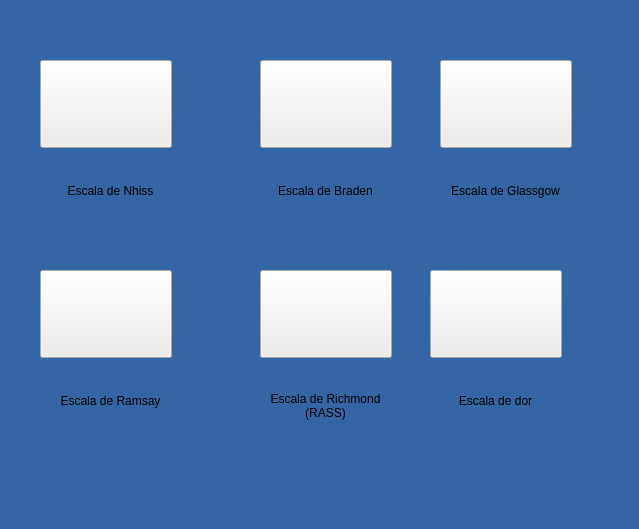
<?xml version="1.0" encoding="UTF-8"?>
<ui version="4.0">
 <class>menu_cadastro</class>
 <widget class="QWidget" name="menu_cadastro">
  <property name="windowModality">
   <enum>Qt::ApplicationModal</enum>
  </property>
  <property name="geometry">
   <rect>
    <x>0</x>
    <y>0</y>
    <width>639</width>
    <height>529</height>
   </rect>
  </property>
  <property name="sizePolicy">
   <sizepolicy hsizetype="Preferred" vsizetype="Preferred">
    <horstretch>0</horstretch>
    <verstretch>0</verstretch>
   </sizepolicy>
  </property>
  <property name="windowTitle">
   <string>Menu de Escalas</string>
  </property>
  <property name="layoutDirection">
   <enum>Qt::LeftToRight</enum>
  </property>
  <property name="styleSheet">
   <string notr="true">background-color: rgb(52, 101, 164);</string>
  </property>
  <property name="inputMethodHints">
   <set>Qt::ImhMultiLine</set>
  </property>
  <widget class="QLabel" name="label">
   <property name="geometry">
    <rect>
     <x>50</x>
     <y>170</y>
     <width>121</width>
     <height>41</height>
    </rect>
   </property>
   <property name="text">
    <string>Escala de Nhiss</string>
   </property>
   <property name="alignment">
    <set>Qt::AlignCenter</set>
   </property>
   <property name="wordWrap">
    <bool>true</bool>
   </property>
  </widget>
  <widget class="QLabel" name="label_2">
   <property name="geometry">
    <rect>
     <x>270</x>
     <y>170</y>
     <width>111</width>
     <height>41</height>
    </rect>
   </property>
   <property name="text">
    <string>Escala de Braden</string>
   </property>
   <property name="alignment">
    <set>Qt::AlignCenter</set>
   </property>
   <property name="wordWrap">
    <bool>true</bool>
   </property>
  </widget>
  <widget class="QPushButton" name="Btn_braden">
   <property name="geometry">
    <rect>
     <x>260</x>
     <y>60</y>
     <width>132</width>
     <height>88</height>
    </rect>
   </property>
   <property name="cursor">
    <cursorShape>PointingHandCursor</cursorShape>
   </property>
   <property name="toolTip">
    <string>Escala Braden</string>
   </property>
   <property name="styleSheet">
    <string notr="true">QPushButton:hover {   
    border: 20px solid yellow;
    background-color: yellow;
    border-radius: 45px;   
   
}
QPushButton{   
    background-color:rgb(238, 238, 236);
}</string>
   </property>
   <property name="text">
    <string/>
   </property>
   <property name="icon">
    <iconset>
     <normaloff>IMAGENS/escala de braden.png</normaloff>IMAGENS/escala de braden.png</iconset>
   </property>
   <property name="iconSize">
    <size>
     <width>140</width>
     <height>100</height>
    </size>
   </property>
  </widget>
  <widget class="QPushButton" name="Btn_nhiss">
   <property name="geometry">
    <rect>
     <x>40</x>
     <y>60</y>
     <width>132</width>
     <height>88</height>
    </rect>
   </property>
   <property name="cursor">
    <cursorShape>PointingHandCursor</cursorShape>
   </property>
   <property name="toolTip">
    <string>Escala Nhiss</string>
   </property>
   <property name="styleSheet">
    <string notr="true">QPushButton:hover {   
    border: 20px solid yellow;
    border-radius: 45px;   
   
}
QPushButton{   
    background-color:rgb(238, 238, 236);
}</string>
   </property>
   <property name="text">
    <string/>
   </property>
   <property name="icon">
    <iconset>
     <normaloff>IMAGENS/AVC.jpg</normaloff>IMAGENS/AVC.jpg</iconset>
   </property>
   <property name="iconSize">
    <size>
     <width>120</width>
     <height>100</height>
    </size>
   </property>
  </widget>
  <widget class="QLabel" name="label_3">
   <property name="geometry">
    <rect>
     <x>270</x>
     <y>360</y>
     <width>111</width>
     <height>91</height>
    </rect>
   </property>
   <property name="text">
    <string>Escala de Richmond (RASS)</string>
   </property>
   <property name="alignment">
    <set>Qt::AlignCenter</set>
   </property>
   <property name="wordWrap">
    <bool>true</bool>
   </property>
  </widget>
  <widget class="QPushButton" name="Btn_richmond">
   <property name="geometry">
    <rect>
     <x>260</x>
     <y>270</y>
     <width>132</width>
     <height>88</height>
    </rect>
   </property>
   <property name="cursor">
    <cursorShape>PointingHandCursor</cursorShape>
   </property>
   <property name="toolTip">
    <string>Escala Richmond (RASS)</string>
   </property>
   <property name="styleSheet">
    <string notr="true">QPushButton:hover {   
    border: 20px solid yellow;
    background-color: yellow;
    border-radius: 45px;   
   
}
QPushButton{   
    background-color:rgb(238, 238, 236);
}</string>
   </property>
   <property name="text">
    <string/>
   </property>
   <property name="icon">
    <iconset>
     <normaloff>IMAGENS/richmond.jpg</normaloff>IMAGENS/richmond.jpg</iconset>
   </property>
   <property name="iconSize">
    <size>
     <width>140</width>
     <height>100</height>
    </size>
   </property>
  </widget>
  <widget class="QLabel" name="label_4">
   <property name="geometry">
    <rect>
     <x>50</x>
     <y>380</y>
     <width>121</width>
     <height>41</height>
    </rect>
   </property>
   <property name="text">
    <string>Escala de Ramsay</string>
   </property>
   <property name="alignment">
    <set>Qt::AlignCenter</set>
   </property>
   <property name="wordWrap">
    <bool>true</bool>
   </property>
  </widget>
  <widget class="QPushButton" name="Btn_ramsay">
   <property name="geometry">
    <rect>
     <x>40</x>
     <y>270</y>
     <width>132</width>
     <height>88</height>
    </rect>
   </property>
   <property name="cursor">
    <cursorShape>PointingHandCursor</cursorShape>
   </property>
   <property name="toolTip">
    <string>Escala de Ramsay</string>
   </property>
   <property name="styleSheet">
    <string notr="true">QPushButton:hover {   
    border: 20px solid yellow;
    border-radius: 45px;   
   
}
QPushButton{   
    background-color:rgb(238, 238, 236);
}</string>
   </property>
   <property name="text">
    <string/>
   </property>
   <property name="icon">
    <iconset>
     <normaloff>IMAGENS/ramsay.jpeg</normaloff>IMAGENS/ramsay.jpeg</iconset>
   </property>
   <property name="iconSize">
    <size>
     <width>120</width>
     <height>100</height>
    </size>
   </property>
  </widget>
  <widget class="QLabel" name="label_5">
   <property name="geometry">
    <rect>
     <x>450</x>
     <y>170</y>
     <width>111</width>
     <height>41</height>
    </rect>
   </property>
   <property name="text">
    <string>Escala de Glassgow</string>
   </property>
   <property name="alignment">
    <set>Qt::AlignCenter</set>
   </property>
   <property name="wordWrap">
    <bool>true</bool>
   </property>
  </widget>
  <widget class="QPushButton" name="Btn_glassgow">
   <property name="geometry">
    <rect>
     <x>440</x>
     <y>60</y>
     <width>132</width>
     <height>88</height>
    </rect>
   </property>
   <property name="cursor">
    <cursorShape>PointingHandCursor</cursorShape>
   </property>
   <property name="toolTip">
    <string>Escala de Glassgow</string>
   </property>
   <property name="styleSheet">
    <string notr="true">QPushButton:hover {   
    border: 20px solid yellow;
    background-color: yellow;
    border-radius: 45px;   
   
}
QPushButton{   
    background-color:rgb(238, 238, 236);
}</string>
   </property>
   <property name="text">
    <string/>
   </property>
   <property name="icon">
    <iconset>
     <normaloff>IMAGENS/glassgow.jpg</normaloff>IMAGENS/glassgow.jpg</iconset>
   </property>
   <property name="iconSize">
    <size>
     <width>140</width>
     <height>100</height>
    </size>
   </property>
  </widget>
  <widget class="QPushButton" name="Btn_dor">
   <property name="geometry">
    <rect>
     <x>430</x>
     <y>270</y>
     <width>132</width>
     <height>88</height>
    </rect>
   </property>
   <property name="cursor">
    <cursorShape>PointingHandCursor</cursorShape>
   </property>
   <property name="toolTip">
    <string>Escala de Dor</string>
   </property>
   <property name="styleSheet">
    <string notr="true">QPushButton:hover {   
    border: 20px solid yellow;
    background-color: yellow;
    border-radius: 45px;   
   
}
QPushButton{   
    background-color:rgb(238, 238, 236);
}</string>
   </property>
   <property name="text">
    <string/>
   </property>
   <property name="icon">
    <iconset>
     <normaloff>IMAGENS/escala_de_dor.jpg</normaloff>IMAGENS/escala_de_dor.jpg</iconset>
   </property>
   <property name="iconSize">
    <size>
     <width>140</width>
     <height>100</height>
    </size>
   </property>
  </widget>
  <widget class="QLabel" name="label_6">
   <property name="geometry">
    <rect>
     <x>440</x>
     <y>380</y>
     <width>111</width>
     <height>41</height>
    </rect>
   </property>
   <property name="text">
    <string>Escala de dor</string>
   </property>
   <property name="alignment">
    <set>Qt::AlignCenter</set>
   </property>
   <property name="wordWrap">
    <bool>true</bool>
   </property>
  </widget>
 </widget>
 <resources/>
 <connections/>
</ui>
